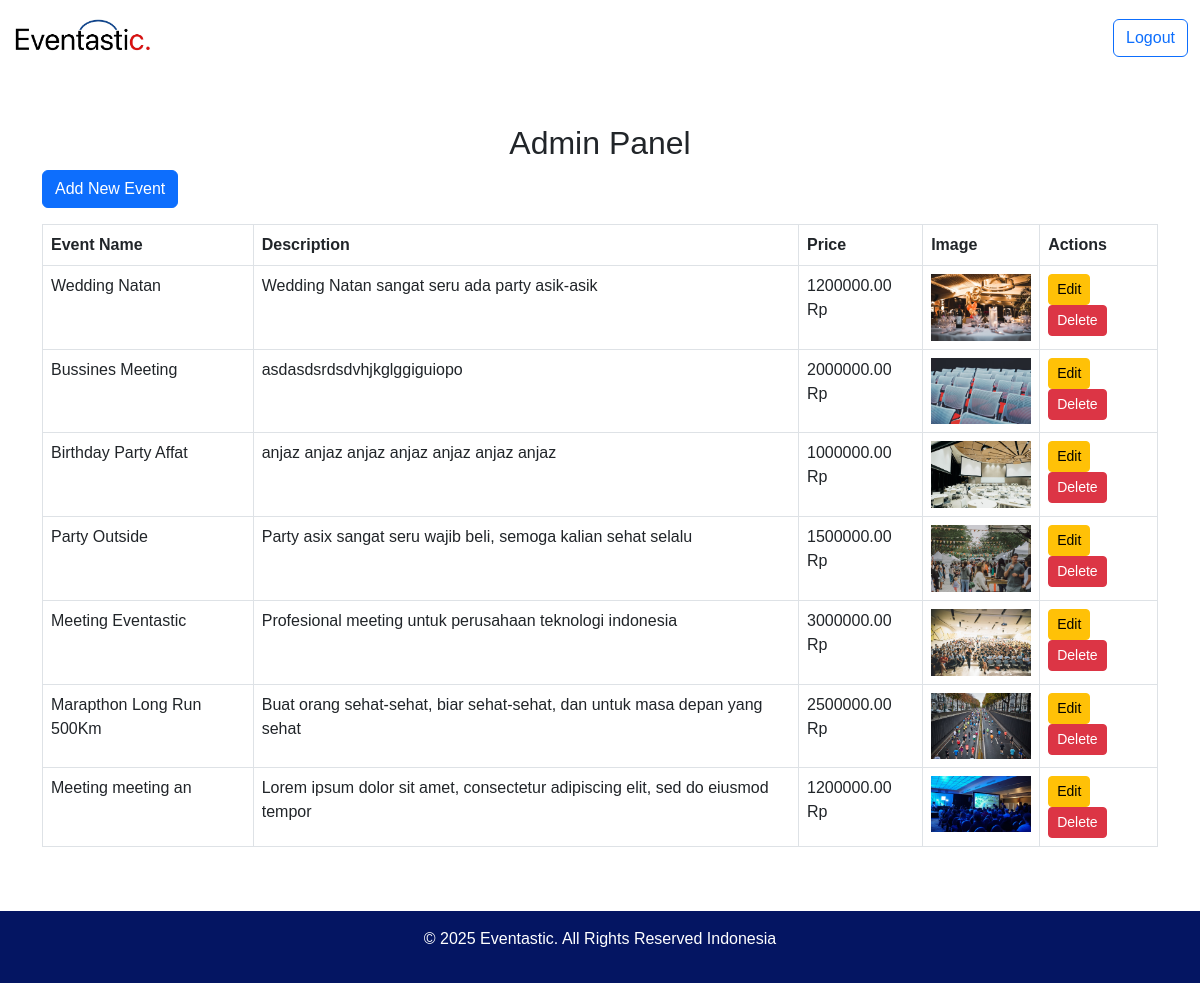
Page /admin_dashboard.php (signed in) on the committed database.
### tables this page shows
CREATE TABLE `events` (
  `event_id` int(11) NOT NULL,
  `EventName` varchar(255) NOT NULL,
  `EventImage` varchar(255) NOT NULL,
  `EventCategory` varchar(255) NOT NULL,
  `EventDescription` text DEFAULT NULL,
  `EventVariant` varchar(255) DEFAULT NULL,
  `EventPricePerVariant` decimal(10,2) DEFAULT NULL
);

### admin_dashboard.php (the view, shortened to what this page needs)
<?php
include 'config.php';
$result = $conn->query("SELECT * FROM events");
?>
<!DOCTYPE html>
<html lang="en">
<head>
    <link rel="stylesheet" href="css/font-style.css">
    <link href="https://cdn.jsdelivr.net/npm/bootstrap@5.3.0-alpha1/dist/css/bootstrap.min.css" rel="stylesheet">
</head>
<body>
<nav class="navbar navbar-expand-lg navbar-light" style="background-color: #ffffff;">
    <div class="container-fluid">
        <a class="navbar-brand" href="index.php">
            <img src="img/fix1logotai_page-0001.jpg" alt="Eventastic Logo" style="height: 50px;">
        </a>
        <div class="d-flex">
            <a href="logout.php" class="btn btn-outline-primary">Logout</a>
        </div>
    </div>
</nav>
<div class="container py-5">
    <h2 class="text-center">Admin Panel</h2>
    <a href="admin_add_event.php" class="btn btn-primary mb-3">Add New Event</a>
    <table class="table table-bordered">
        <thead>
            <tr>
                <th>Event Name</th>
                <th>Description</th>
                <th>Price</th>
                <th>Image</th>
                <th>Actions</th>
            </tr>
        </thead>
        <tbody>
            <?php while ($row = $result->fetch_assoc()) { ?>
                <tr>
                    <td><?= htmlspecialchars($row['EventName']) ?></td>
                    <td><?= htmlspecialchars($row['EventDescription']) ?></td>
                    <td><?= htmlspecialchars($row['EventPricePerVariant']) ?> Rp</td>
                    <td><img src="<?= htmlspecialchars($row['EventImage']) ?>" width="100"></td>
                    <td>
                        <a href="admin_edit_event.php?event_id=<?= $row['event_id'] ?>" class="btn btn-warning btn-sm">Edit</a>
                        <a href="admin_delete_event.php?event_id=<?= $row['event_id'] ?>" class="btn btn-danger btn-sm" onclick="return confirm('Are you sure you want to delete this event?');">Delete</a>
                    </td>
                </tr>
            <?php } ?>
        </tbody>
    </table>
</div>
<footer class="footer text-center py-3" style="background-color: #041562;">
    <p class="text-white">&copy; 2025 Eventastic. All Rights Reserved Indonesia</p>
</footer>
</body>
</html>

### rows in the picture
events: EventName "Wedding Natan", EventDescription "Wedding Natan sangat seru ada party asik-asik", EventPricePerVariant "1200000.00", EventImage (picture)
events: EventName "Bussines Meeting", EventDescription "asdasdsrdsdvhjkglggiguiopo", EventPricePerVariant "2000000.00", EventImage (picture)
events: EventName "Birthday Party Affat", EventDescription "anjaz anjaz anjaz anjaz anjaz anjaz anjaz", EventPricePerVariant "1000000.00", EventImage (picture)
events: EventName "Party Outside", EventDescription "Party asix sangat seru wajib beli, semoga kalian sehat selalu", EventPricePerVariant "1500000.00", EventImage (picture)
events: EventName "Meeting Eventastic", EventDescription "Profesional meeting untuk perusahaan teknologi indonesia", EventPricePerVariant "3000000.00", EventImage (picture)
events: EventName "Marapthon Long Run 500Km", EventDescription "Buat orang sehat-sehat, biar sehat-sehat, dan untuk masa depan yang sehat", EventPricePerVariant "2500000.00", EventImage (picture)
events: EventName "Meeting meeting an", EventDescription "Lorem ipsum dolor sit amet, consectetur adipiscing elit, sed do eiusmod tempor", EventPricePerVariant "1200000.00", EventImage (picture)
